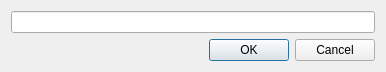
<?xml version="1.0" encoding="UTF-8"?>
<ui version="4.0">
 <class>SearchDialog</class>
 <widget class="QDialog" name="SearchDialog">
  <property name="geometry">
   <rect>
    <x>0</x>
    <y>0</y>
    <width>386</width>
    <height>63</height>
   </rect>
  </property>
  <property name="windowTitle">
   <string>Dialog</string>
  </property>
  <layout class="QVBoxLayout" name="verticalLayout">
   <item>
    <widget class="QLineEdit" name="lineEdit"/>
   </item>
   <item>
    <widget class="QDialogButtonBox" name="buttonBox">
     <property name="orientation">
      <enum>Qt::Horizontal</enum>
     </property>
     <property name="standardButtons">
      <set>QDialogButtonBox::Cancel|QDialogButtonBox::Ok</set>
     </property>
    </widget>
   </item>
  </layout>
 </widget>
 <resources/>
 <connections>
  <connection>
   <sender>buttonBox</sender>
   <signal>accepted()</signal>
   <receiver>SearchDialog</receiver>
   <slot>accept()</slot>
   <hints>
    <hint type="sourcelabel">
     <x>248</x>
     <y>254</y>
    </hint>
    <hint type="destinationlabel">
     <x>157</x>
     <y>274</y>
    </hint>
   </hints>
  </connection>
  <connection>
   <sender>buttonBox</sender>
   <signal>rejected()</signal>
   <receiver>SearchDialog</receiver>
   <slot>reject()</slot>
   <hints>
    <hint type="sourcelabel">
     <x>316</x>
     <y>260</y>
    </hint>
    <hint type="destinationlabel">
     <x>286</x>
     <y>274</y>
    </hint>
   </hints>
  </connection>
  <connection>
   <sender>lineEdit</sender>
   <signal>returnPressed()</signal>
   <receiver>SearchDialog</receiver>
   <slot>DoSearch()</slot>
   <hints>
    <hint type="sourcelabel">
     <x>196</x>
     <y>130</y>
    </hint>
    <hint type="destinationlabel">
     <x>199</x>
     <y>149</y>
    </hint>
   </hints>
  </connection>
 </connections>
 <slots>
  <slot>DoSearch()</slot>
 </slots>
</ui>
